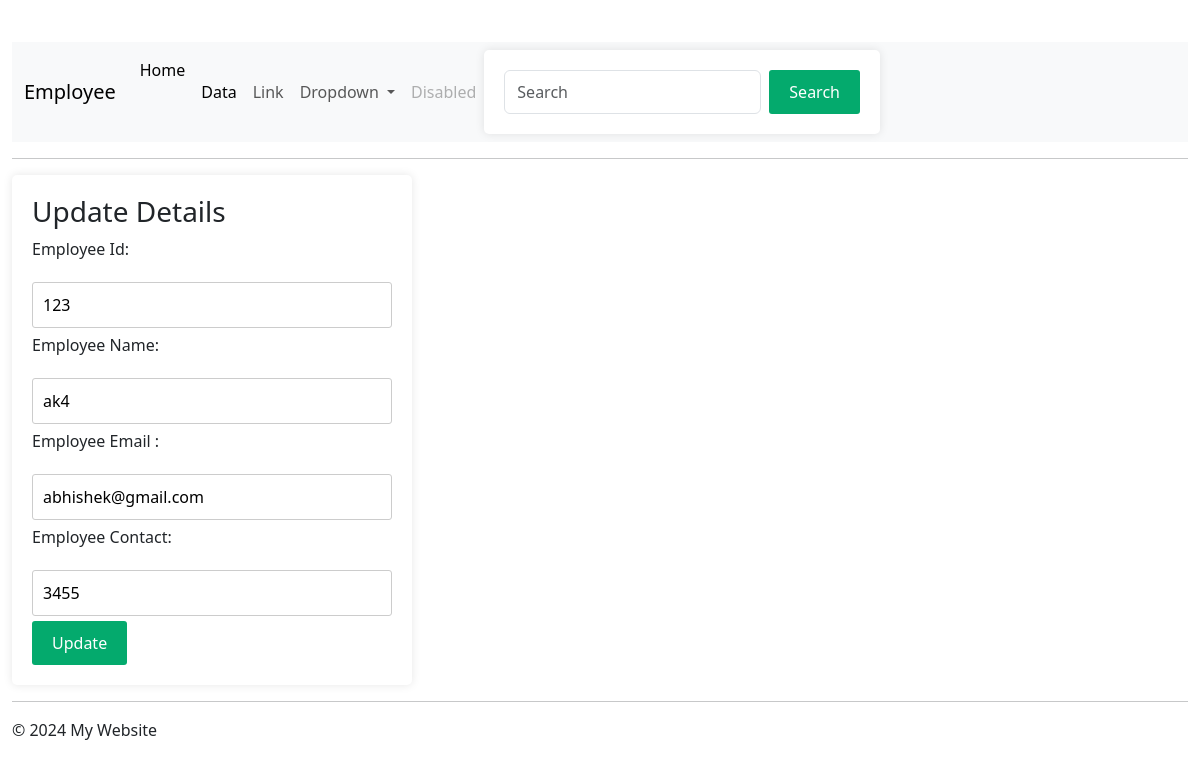
Screenshot of /edit/11 with the database file from the repository.
### employee/models.py (models this page shows, shortened)
class Employee(models.Model):
    eid = models.CharField(max_length=20)
    ename = models.CharField(max_length=100)
    eemail = models.EmailField()
    econtact = models.CharField(max_length=15)
    class Meta:
        db_table = "employee"

### employee/views.py (the view)
# urls.py: path('edit/<int:id>', views.edit),
def edit(request, id):
    employee = Employee.objects.get(id=id)
    return render(request, 'edit.html', {'employee': employee})

### employee/templates/edit.html (shortened to what this page needs)
{% extends 'index.html' %}
{% block content %}
    <form method="POST" action="/update/{{employee.id}}">
        <div>
            <h3>Update Details</h3>
        </div>
        <div>
            <p>Employee Id:</p>
            <input type="text" name="eid" value="{{employee.eid}}" />
        </div>
        <div>
            <p>Employee Name:</p>
            <input type="text" name="ename" value="{{employee.ename}}" />
        </div>
        <div>
            <p>Employee Email :</p>
            <input type="email" name="eemail" value="{{employee.eemail}}" />
        </div>
        <div>
            <p>Employee Contact:</p>
            <input type="text" name="econtact" value="{{employee.econtact}}" />
        </div>
        <div>
            <button type="submit">Update</button>
        </div>
    </form>
{% endblock %}

### employee/templates/edit.html (style rules this page uses)
body { font-family: Arial, sans-serif; background-color: #f4f4f4; margin: 0; padding: 0; display: flex; justify-content: center; align-items: center; height: 100vh; }
form { background-color: #fff; padding: 20px; border-radius: 5px; box-shadow: 0 0 10px rgba(0, 0, 0, 0.1); max-width: 400px; width: 100%; }
h3 { margin-top: 0; }
input[type="text"], input[type="email"] { width: 100%; padding: 10px; margin: 5px 0; border: 1px solid #ccc; border-radius: 3px; box-sizing: border-box; }
button[type="submit"] { background-color: #04AA6D; color: white; padding: 10px 20px; border: none; border-radius: 3px; cursor: pointer; transition: background-color 0.3s; }
p { margin: 10px 0; }

### rows the page displays
Employee: eid "123", ename "ak4", eemail "abhishek@gmail.com", econtact "3455"
